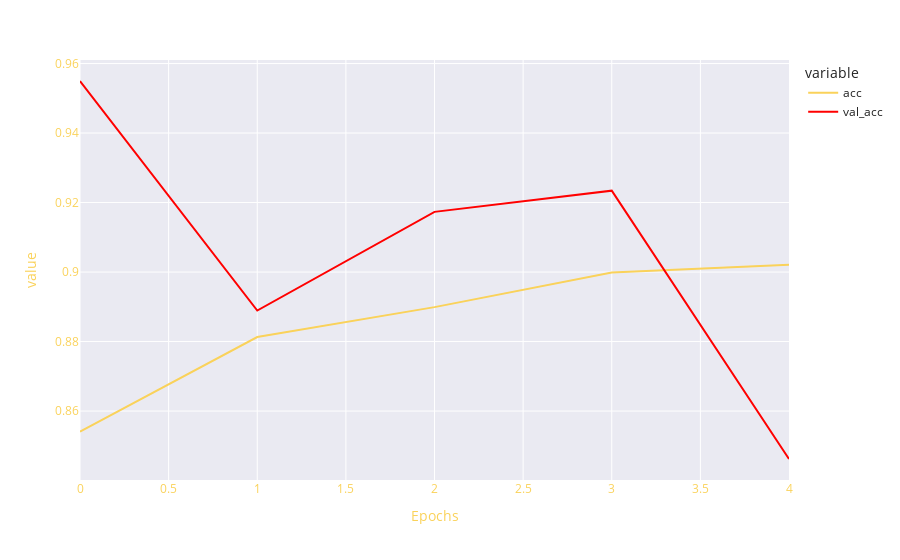

Notebook cell for this chart:
### Code cell
fig = px.line(results,y=[results['acc'],results['val_acc']],template="seaborn",color_discrete_sequence=['#fad25a','red'])
fig.update_layout(   
    title_font_color="#fad25a", 
    xaxis=dict(color="#fad25a",title='Epochs'), 
    yaxis=dict(color="#fad25a")
 )
fig.show()

### Figure 1 — Plotly figure (JSON) as saved in the notebook; plotly's stock layout.template omitted (floating-point values rounded to 4 significant figures)
{"data": [{"hovertemplate": "variable=acc<br>index=%{x}<br>value=%{y}<extra></extra>", "legendgroup": "acc", "line": {"color": "#fad25a", "dash": "solid"}, "marker": {"symbol": "circle"}, "mode": "lines", "name": "acc", "orientation": "v", "showlegend": true, "type": "scatter", "x": [0, 1, 2, 3, 4], "xaxis": "x", "y": [0.8541, 0.8813, 0.8899, 0.8999, 0.9021], "yaxis": "y"}, {"hovertemplate": "variable=val_acc<br>index=%{x}<br>value=%{y}<extra></extra>", "legendgroup": "val_acc", "line": {"color": "red", "dash": "solid"}, "marker": {"symbol": "circle"}, "mode": "lines", "name": "val_acc", "orientation": "v", "showlegend": true, "type": "scatter", "x": [0, 1, 2, 3, 4], "xaxis": "x", "y": [0.955, 0.8889, 0.9173, 0.9234, 0.8462], "yaxis": "y"}], "layout": {"legend": {"title": {"text": "variable"}, "tracegroupgap": 0}, "margin": {"t": 60}, "title": {"font": {"color": "#fad25a"}}, "xaxis": {"anchor": "y", "color": "#fad25a", "domain": [0, 1], "title": {"text": "Epochs"}}, "yaxis": {"anchor": "x", "color": "#fad25a", "domain": [0, 1], "title": {"text": "value"}}}}
